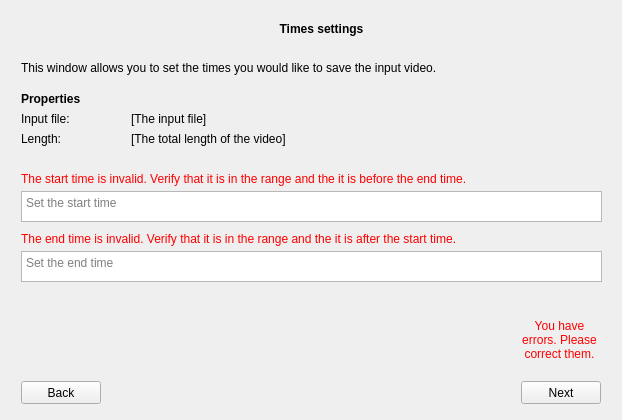
<?xml version="1.0" encoding="UTF-8"?>
<ui version="4.0">
 <class>TimesSettingsWindow</class>
 <widget class="QWidget" name="TimesSettingsWindow">
  <property name="geometry">
   <rect>
    <x>0</x>
    <y>0</y>
    <width>622</width>
    <height>420</height>
   </rect>
  </property>
  <property name="windowTitle">
   <string>Form</string>
  </property>
  <layout class="QGridLayout" name="gridLayout">
   <item row="0" column="1">
    <layout class="QGridLayout" name="layout">
     <item row="0" column="0">
      <widget class="QFrame" name="frame">
       <property name="frameShape">
        <enum>QFrame::NoFrame</enum>
       </property>
       <property name="frameShadow">
        <enum>QFrame::Raised</enum>
       </property>
       <widget class="QPushButton" name="back">
        <property name="enabled">
         <bool>true</bool>
        </property>
        <property name="geometry">
         <rect>
          <x>10</x>
          <y>370</y>
          <width>80</width>
          <height>23</height>
         </rect>
        </property>
        <property name="sizePolicy">
         <sizepolicy hsizetype="Fixed" vsizetype="Fixed">
          <horstretch>0</horstretch>
          <verstretch>0</verstretch>
         </sizepolicy>
        </property>
        <property name="text">
         <string>Back</string>
        </property>
       </widget>
       <widget class="QPushButton" name="next">
        <property name="geometry">
         <rect>
          <x>510</x>
          <y>370</y>
          <width>80</width>
          <height>23</height>
         </rect>
        </property>
        <property name="text">
         <string>Next</string>
        </property>
       </widget>
       <widget class="QLabel" name="title">
        <property name="geometry">
         <rect>
          <x>10</x>
          <y>10</y>
          <width>601</width>
          <height>16</height>
         </rect>
        </property>
        <property name="font">
         <font>
          <weight>75</weight>
          <bold>true</bold>
         </font>
        </property>
        <property name="text">
         <string>Times settings</string>
        </property>
        <property name="alignment">
         <set>Qt::AlignCenter</set>
        </property>
       </widget>
       <widget class="QLabel" name="description">
        <property name="geometry">
         <rect>
          <x>10</x>
          <y>50</y>
          <width>581</width>
          <height>16</height>
         </rect>
        </property>
        <property name="text">
         <string>&lt;html&gt;&lt;head/&gt;&lt;body&gt;&lt;p&gt;This window allows you to set the times you would like to save the input video.&lt;/p&gt;&lt;/body&gt;&lt;/html&gt;</string>
        </property>
        <property name="alignment">
         <set>Qt::AlignLeading|Qt::AlignLeft|Qt::AlignTop</set>
        </property>
       </widget>
       <widget class="QLabel" name="errorEndTime">
        <property name="enabled">
         <bool>true</bool>
        </property>
        <property name="geometry">
         <rect>
          <x>10</x>
          <y>220</y>
          <width>581</width>
          <height>16</height>
         </rect>
        </property>
        <property name="text">
         <string>&lt;html&gt;&lt;head/&gt;&lt;body&gt;&lt;p&gt;&lt;span style=&quot; color:#ff0000;&quot;&gt;The end time is invalid. Verify that it is in the range and the it is after the start time.&lt;/span&gt;&lt;/p&gt;&lt;/body&gt;&lt;/html&gt;</string>
        </property>
       </widget>
       <widget class="QLabel" name="tooltip">
        <property name="enabled">
         <bool>true</bool>
        </property>
        <property name="geometry">
         <rect>
          <x>508</x>
          <y>289</y>
          <width>81</width>
          <height>81</height>
         </rect>
        </property>
        <property name="text">
         <string>&lt;html&gt;&lt;head/&gt;&lt;body&gt;&lt;p&gt;&lt;span style=&quot; color:#ff0000;&quot;&gt;You have errors. Please correct them.&lt;/span&gt;&lt;/p&gt;&lt;/body&gt;&lt;/html&gt;</string>
        </property>
        <property name="alignment">
         <set>Qt::AlignCenter</set>
        </property>
        <property name="wordWrap">
         <bool>true</bool>
        </property>
       </widget>
       <widget class="QPlainTextEdit" name="endTimeInput">
        <property name="geometry">
         <rect>
          <x>10</x>
          <y>240</y>
          <width>581</width>
          <height>31</height>
         </rect>
        </property>
        <property name="placeholderText">
         <string>Set the end time</string>
        </property>
       </widget>
       <widget class="QLabel" name="properties">
        <property name="geometry">
         <rect>
          <x>10</x>
          <y>80</y>
          <width>581</width>
          <height>16</height>
         </rect>
        </property>
        <property name="font">
         <font>
          <weight>75</weight>
          <bold>true</bold>
         </font>
        </property>
        <property name="text">
         <string>Properties</string>
        </property>
       </widget>
       <widget class="QLabel" name="inputFileLabel">
        <property name="geometry">
         <rect>
          <x>10</x>
          <y>100</y>
          <width>91</width>
          <height>16</height>
         </rect>
        </property>
        <property name="text">
         <string>Input file:</string>
        </property>
       </widget>
       <widget class="QLabel" name="lenthLabel">
        <property name="geometry">
         <rect>
          <x>10</x>
          <y>120</y>
          <width>91</width>
          <height>16</height>
         </rect>
        </property>
        <property name="text">
         <string>Length:</string>
        </property>
       </widget>
       <widget class="QLabel" name="inputFileValue">
        <property name="geometry">
         <rect>
          <x>120</x>
          <y>100</y>
          <width>471</width>
          <height>16</height>
         </rect>
        </property>
        <property name="text">
         <string>[The input file]</string>
        </property>
       </widget>
       <widget class="QLabel" name="lengthValue">
        <property name="geometry">
         <rect>
          <x>120</x>
          <y>120</y>
          <width>471</width>
          <height>16</height>
         </rect>
        </property>
        <property name="text">
         <string>[The total length of the video]</string>
        </property>
       </widget>
       <widget class="QLabel" name="errorStartTime">
        <property name="enabled">
         <bool>true</bool>
        </property>
        <property name="geometry">
         <rect>
          <x>10</x>
          <y>160</y>
          <width>581</width>
          <height>16</height>
         </rect>
        </property>
        <property name="text">
         <string>&lt;html&gt;&lt;head/&gt;&lt;body&gt;&lt;p&gt;&lt;span style=&quot; color:#ff0000;&quot;&gt;The start time is invalid. Verify that it is in the range and the it is before the end time.&lt;/span&gt;&lt;/p&gt;&lt;/body&gt;&lt;/html&gt;</string>
        </property>
       </widget>
       <widget class="QPlainTextEdit" name="startTimeInput">
        <property name="geometry">
         <rect>
          <x>10</x>
          <y>180</y>
          <width>581</width>
          <height>31</height>
         </rect>
        </property>
        <property name="placeholderText">
         <string>Set the start time</string>
        </property>
       </widget>
      </widget>
     </item>
    </layout>
   </item>
  </layout>
 </widget>
 <resources/>
 <connections/>
</ui>
